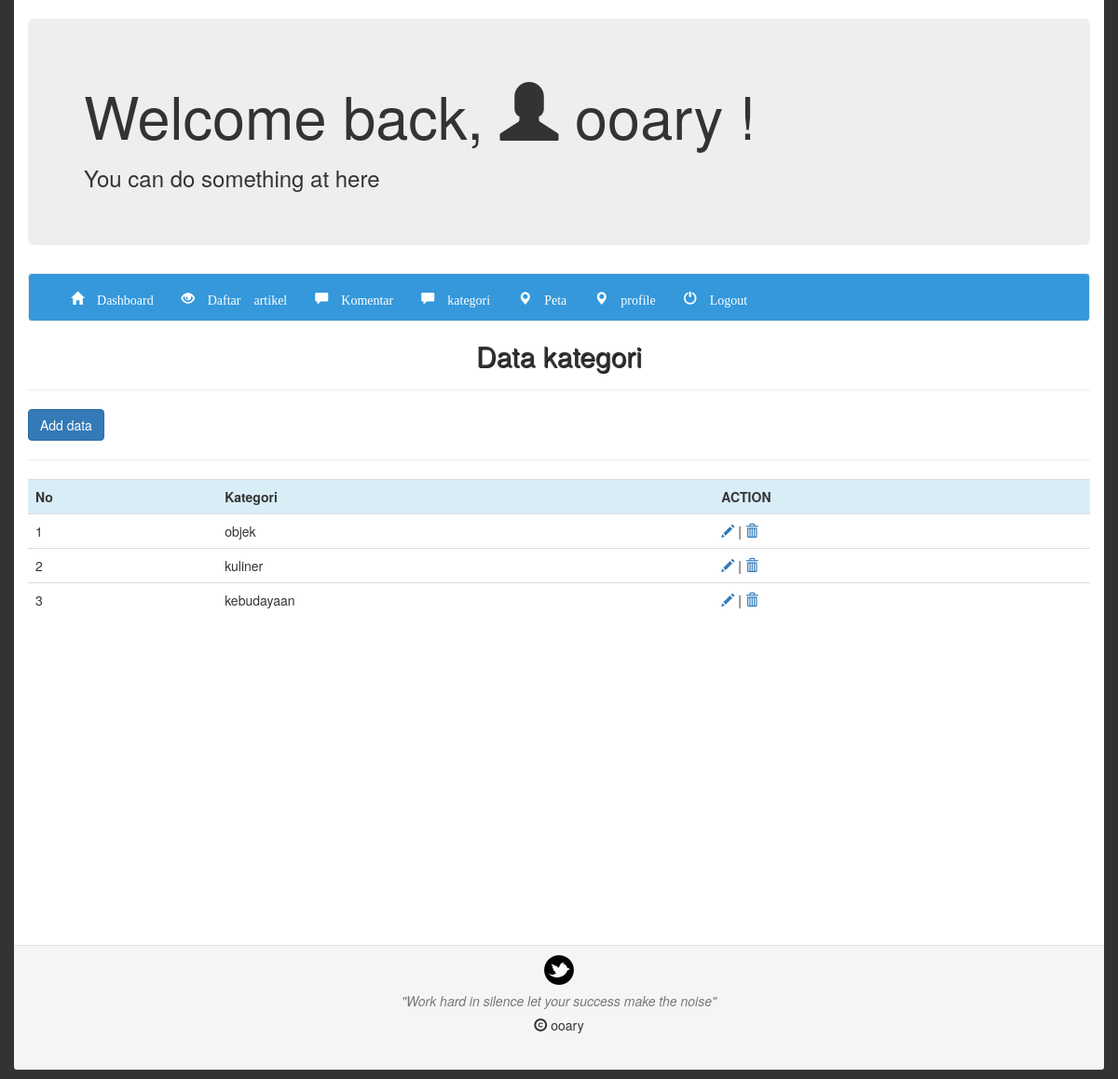
Page /back/satpam/index.php?btn=kategori (signed in) on the committed database.
### tables this page shows
CREATE TABLE IF NOT EXISTS `kategori` (
`id_kategori` bigint(20) NOT NULL,
  `kategori` varchar(100) NOT NULL,
  `defin` varchar(100) NOT NULL
);

### back/satpam/kategori/view.php (the view, shortened to what this page needs)
<h2 align="center" id="title">Data kategori</h2>
<hr>
<button type="button" class="btn btn-primary " data-toggle="modal" data-target="#myModal">Add data</button>
<hr>
<div class="table-responsive" id="paper">
<table class="table table-hover table-stripped">
<tr class="info">
	<th>No</th>
	<th>Kategori</th>
	<th>ACTION</th>
<?php
	$no=1;
	$panggil=mysqli_query($koneksi,"SELECT id_kategori,Kategori FROM Kategori ORDER by id_kategori ");
	while(
		list($id,$nama)=mysqli_fetch_row($panggil)
		)
		:
?>
</tr>
		<td><?php echo $no++ ; ?></td>
		<td><?php echo $nama ; ?></td>
		<td><a href="index.php?btn=editkategori&id=<?php echo $id; ?>" class="glyphicon glyphicon-pencil"></a> | <a href="index.php?btn=hapuskategori&id=<?php echo $id; ?>"
		onclick="javascript: return confirm('hapus kategori?')"class="glyphicon glyphicon-trash"></a></td>
<?php endwhile;?>
</table>
</div>
</div>

### css/dashboard.css (style rules this page uses)
body { background: #333; }
#paper { min-height: 500px; }
#title { color:#333; text-shadow:1px 1px 1px #000000; font-size: 30px; }

### rows in the picture
kategori: kategori "objek"
kategori: kategori "kuliner"
kategori: kategori "kebudayaan"

### other values in the picture
$_SESSION['sesiuser'] "ooary"
